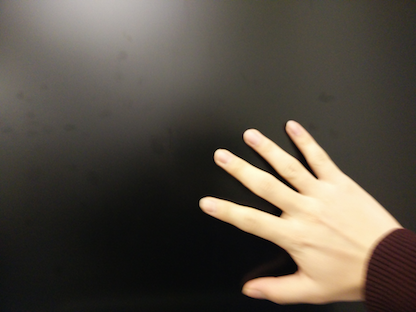
%> input picture old samples/sample1.png, 416 x 312 px
$ octave corrMatchingDemo.m   (GNU Octave 9; MATLAB toolbox functions it lacks are replaced by stand-ins)
%> lines starting %> are read from the running program, lines starting %| are printed output that depends on the picture; in (x1, y1, x2, y2) boxes, pixels count from 0 and x2, y2 are one past the last pixel; in counts of white or black regions, pixels touching at a corner belong together; the program's own positions count from 1
### references/corrMatching.m
function [corrScore, boundingBox] = corrMatching(frameImg, templateImg, threshC)
% -------------------------------------------------------------------------
% Function corrMatching: Template Matching using Correlation Coefficients
% Inputs:
%           frameImg = gray or color frame image
%           templateImg = gray or color template image
%           threshC = threshold of rejecting detected region (default = .75)
%                     e.g. if the detected region has a corrCoef>threshC
%                     then the algorithm accepts it as a detection,
%                     otherwise rejects it as a false alarm.
% Output:
%           corrScore = 2D matrix of correlation coefficients
%           boundingBox = [upperLeftPixel.y upperLeftPixel.x height width]
%
% -------------------------------------------------------------------------
% By Yue Wu (Rex)
% Department of Electrical and Computer Engineering
% Tufts University
% Medford, MA
% 08/30/2010
% -------------------------------------------------------------------------

%% 1. initialization
if size(frameImg,3) ~=1
    frameGray = rgb2gray(frameImg);
else
    frameGray = frameImg;
end
frameGray = double(frameGray);

if size(templateImg,3) ~=1
    templateGray = rgb2gray(templateImg);
else
    templateGray = templateImg;
end
templateGray = double(templateGray);
[templateHeight,templateWidth] = size(templateGray);


%% 2. correlation calculation
frameMean = conv2(frameGray,ones(size(templateGray))./numel(templateGray),'same');
templateMean = mean(templateGray(:));
corrPartI = conv2(frameGray,fliplr(flipud(templateGray-templateMean)),'same')./numel(templateGray);
corrPartII = frameMean.*sum(templateGray(:)-templateMean);
stdFrame = sqrt(conv2(frameGray.^2,ones(size(templateGray))./numel(templateGray),'same')-frameMean.^2);
stdTemplate = std(templateGray(:));
corrScore = (corrPartI-corrPartII)./(stdFrame.*stdTemplate);

%% 3. finding most likely region
[maxVal,maxIdx] = max(corrScore(:));
[maxR, maxC] = ind2sub([size(corrScore,1),size(corrScore,2)],maxIdx);

%% 4. hypothesis test
if ~exist('threshC','var')
    threshC = .3;
end
if maxVal>=threshC
    boundingBox(1,:) = [max(1,maxR-round(templateHeight/2)), max(1,maxC-round(templateWidth/2)), templateHeight, templateWidth];
else
    boundingBox(1,:) = [];
end

### references/corrMatchingDemo.m
% --------------------------------------------------------
% Demo: Template Matching using Correlation Coefficients
% By Yue Wu (Rex)
% Department of Electrical and Computer Engineering
% Tufts University
% Medford, MA
% 08/30/2010
% --------------------------------------------------------

clear all
close all

%% Prepare the image for analysis
F = im2bw(imread('sample1.png'), 0.6); % read in coins image
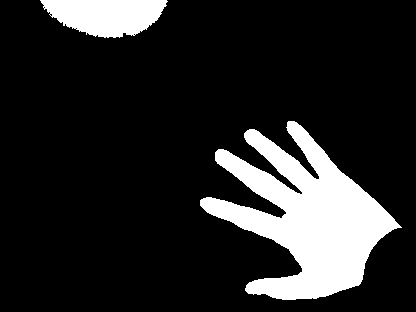
%> F: size 312x416 logical; 15.4% white; 2 white regions, box (x1, y1, x2, y2) and area: (200, 121, 402, 300) 16480, (40, 0, 168, 38) 3512
T = im2bw(imread('template.png'), 0.6); % read in template image
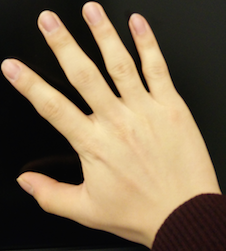
%> input picture old samples/template.png, 226 x 251 px
%> T: size 251x226 logical; 44.7% white; 1 white region, box (x1, y1, x2, y2) and area: (2, 2, 220, 240) 25378
%% display frame and template
figure, subplot(121),imshow(F),title('Gray Coins Image');
subplot(122),imshow(T),title('Coin Template');
%% correlation matching
[corrScore, boundingBox] = corrMatching(F,T);
%> in corrMatching, `frameMean = conv2(frameGray,ones(size(templateGray))./numel(templateGr..`:
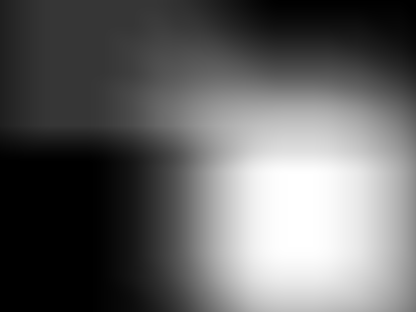
%> frameMean: size 312x416 double; min 0, max 0.291, mean 0.114; drawn with min black and max white
%> in corrMatching, `templateMean = mean(templateGray(:));`: templateMean = 0.447
%> in corrMatching, `stdFrame = sqrt(conv2(frameGray.^2,ones(size(templateGray))./numel(tem..`:
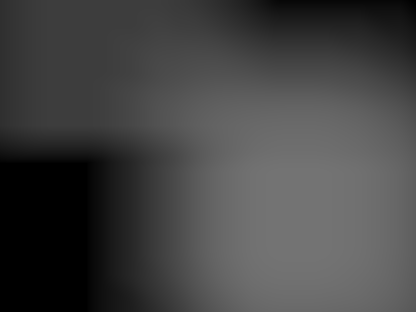
%> stdFrame: size 312x416 double; min 0, max 0.454, mean 0.267
%> in corrMatching, `stdTemplate = std(templateGray(:));`: stdTemplate = 0.497
%> in corrMatching, `corrScore = (corrPartI-corrPartII)./(stdFrame.*stdTemplate);`:
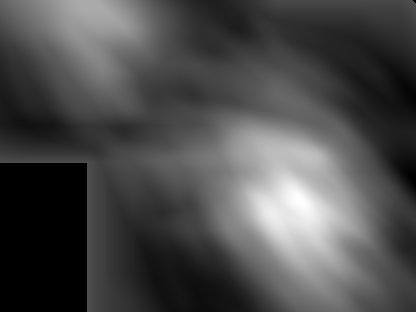
%> corrScore: size 312x416 double; 9.99% of the values are NaN or infinite; the others: min -0.262, max 0.556, mean 0.00949; drawn with min black, max white, NaN and infinite black
%> in corrMatching, `[maxVal,maxIdx] = max(corrScore(:));`: maxVal = 0.556; maxIdx = 93489
%> in corrMatching, `[maxR, maxC] = ind2sub([size(corrScore,1),size(corrScore,2)],maxIdx);`: maxR = 201; maxC = 300
%> boundingBox = [75 187 251 226]
%% show results
figure,imagesc(abs(corrScore)),axis image, axis off, colorbar,
title('Corr Measurement Space')
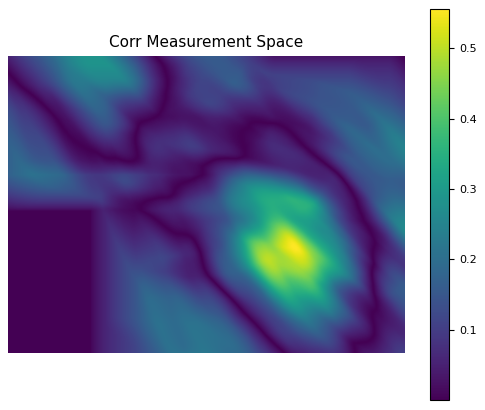
%> figure redrawn from the program's plot data

bY = [boundingBox(1),boundingBox(1)+boundingBox(3),boundingBox(1)+boundingBox(3),boundingBox(1),boundingBox(1)];
%> bY = [75 326 326 75 75]
bX = [boundingBox(2),boundingBox(2),boundingBox(2)+boundingBox(4),boundingBox(2)+boundingBox(4),boundingBox(2)];
%> bX = [187 187 413 413 187]
figure,imshow(F),line(bX,bY),title('Detected Area');
%> after `title('Detected Area')`:
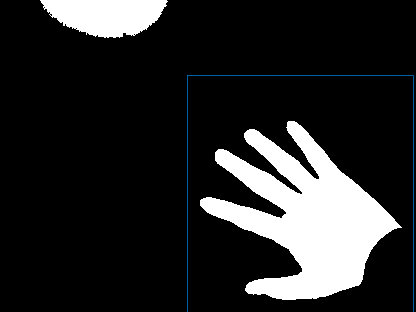
%> figure redrawn from the program's plot data; its title reads 'Detected Area'
